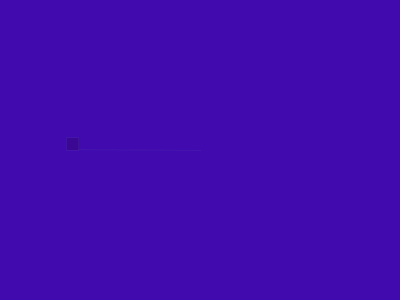
Frame 1 (no input)
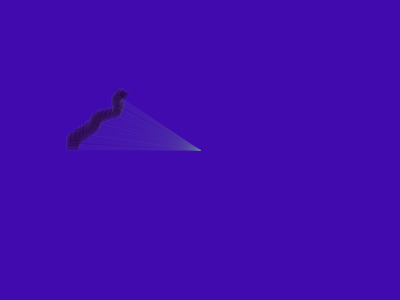
Frame 60 (the mouse pressed at the canvas centre just before this capture)
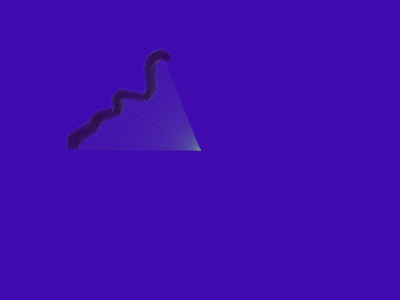
Frame 120 (the mouse held since frame 60 and released just before this capture)

The Processing sketch that drew these frames (run headless with seeded random() and noise(); from frame 60 on, the mouse is pressed at the canvas centre):

// Processing sketch: processing_2524
// ── processing_2524.pde

/*

 jenna Noise
 June 9
 jenna@jennaledger.com
 
 */
 
float rot = PI;
float rad = 20;
float speed = .01; 
float squareSize = 5;

float seed = 0;
float seed2 = 0;

void setup(){

  size(400,300);
  background(65,10,175);
  smooth();

};


void draw(){
  
  rad = noise(seed) * 200;
  seed= seed + 0.009; 
  
  squareSize = noise(seed2) * 20;
  seed2 = seed2 + 0.01;
  
  translate(200,150);
  rotate(rot);
  stroke(100,120,150,25);
  line(0,0,rad,0);
  fill(40,5,75,75);
  rect(rad,0,squareSize,squareSize);

  
  rot= rot+speed;

};

void keyPressed() {
  save("circle"+ key +".png");
};
